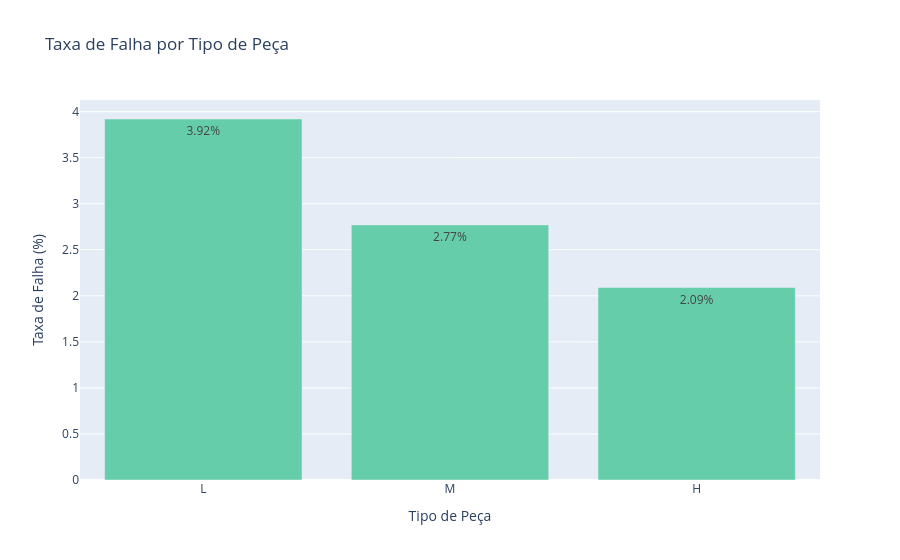

Notebook code cell kept with this figure:
### Markdown cell above
### Pergunta 3
**Existe diferença na taxa de falha entre os diferentes tipos/qualidade de produto (L, M, H)?**

### Code cell
quantidade_pecas = df["Type"].value_counts()

resultado = (
    df.groupby("Type")
    .agg(
        Quantidade_de_Peças=("Type", "size"),
        Quantidade_de_Falhas=("Machine failure", "sum")
    )
    .reset_index()
    .rename(columns={"Type": "Tipo de Peça"})
)
resultado["Taxa de Falha (%)"] = (
    resultado["Quantidade_de_Falhas"] / resultado["Quantidade_de_Peças"] * 100
).round(2)
resultado = resultado.sort_values(by="Taxa de Falha (%)", ascending=False)

fig = px.bar(
    resultado,
    x="Tipo de Peça",
    y="Taxa de Falha (%)",
    labels={"Taxa de Falha (%)": "Taxa de Falha (%)"},
    title="Taxa de Falha por Tipo de Peça",
    text="Taxa de Falha (%)"
)
fig.update_traces(
    marker_color="mediumaquamarine",
    texttemplate="%{text:.2f}%"
)
fig.show()
resultado

### Figure 1 — Plotly figure (JSON) as saved in the notebook; plotly's stock layout.template omitted (floating-point values rounded to 4 significant figures)
{"data": [{"hovertemplate": "Tipo de Peça=%{x}<br>Taxa de Falha (%)=%{text}<extra></extra>", "legendgroup": "", "marker": {"color": "mediumaquamarine", "pattern": {"shape": ""}}, "name": "", "orientation": "v", "showlegend": false, "text": [3.92, 2.77, 2.09], "textposition": "auto", "texttemplate": "%{text:.2f}%", "type": "bar", "x": ["L", "M", "H"], "xaxis": "x", "y": [3.92, 2.77, 2.09], "yaxis": "y"}], "layout": {"barmode": "relative", "legend": {"tracegroupgap": 0}, "title": {"text": "Taxa de Falha por Tipo de Peça"}, "xaxis": {"anchor": "y", "domain": [0, 1], "title": {"text": "Tipo de Peça"}}, "yaxis": {"anchor": "x", "domain": [0, 1], "title": {"text": "Taxa de Falha (%)"}}}}
